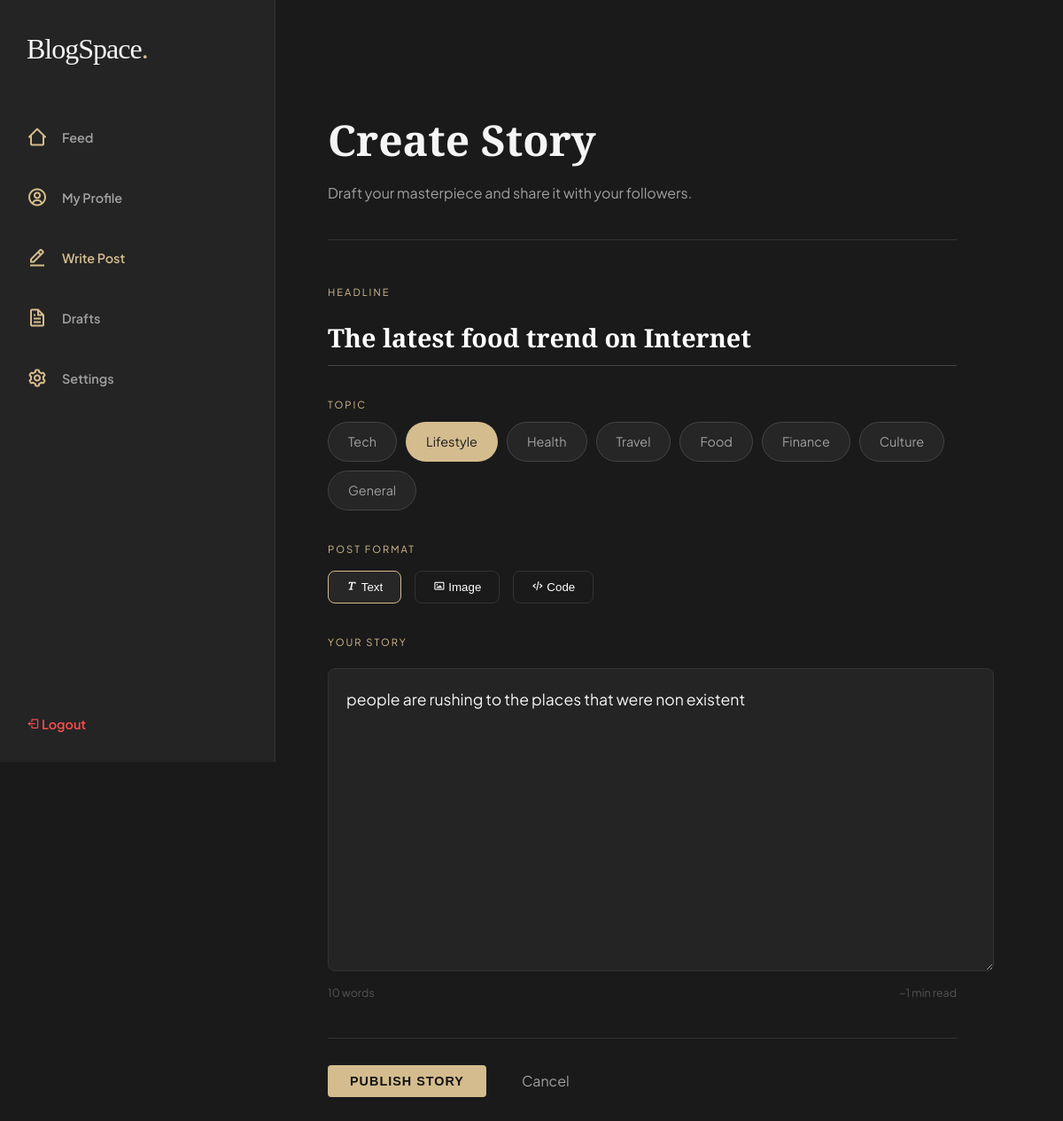
Screenshot of /write.php?edit=9 (signed in) with the database file from the repository.
### tables this page shows
CREATE TABLE `posts` (
  `id` int(11) NOT NULL,
  `title` varchar(255) NOT NULL,
  `content` text NOT NULL,
  `user_id` int(11) NOT NULL,
  `created_at` timestamp NOT NULL DEFAULT current_timestamp(),
  `topic` varchar(100) DEFAULT 'General',
  `status` varchar(20) DEFAULT 'draft',
  `updated_at` timestamp NOT NULL DEFAULT current_timestamp() ON UPDATE current_timestamp(),
  `post_type` varchar(20) DEFAULT 'text',
  `media_url` text DEFAULT NULL,
  `content_extra` text DEFAULT NULL
);

### write.php (the view, shortened to what this page needs)
<?php
require_once 'db.php';
$edit_post = [
    'title'         => '',
    'content'       => '',
    'topic'         => 'Tech',
    'post_type'     => 'text',
    'media_url'     => '',
    'content_extra' => '',
    'id'            => ''
];
if(isset($_GET['edit'])) {
    $edit_id = (int)$_GET['edit'];
    $user_id = $_SESSION['user_id'];
    $res = mysqli_query($conn,
        "SELECT * FROM posts
         WHERE id='$edit_id'
         AND user_id='$user_id'"
    );
    if(mysqli_num_rows($res) > 0) {
        $edit_post = mysqli_fetch_assoc($res);
    }
}
$topics = [
    'Tech'      => '#8A9BB8',
    'Lifestyle' => '#B89B8A',
    'Health'    => '#7E9C8C',
    'Travel'    => '#B89F7A',
    'Food'      => '#A87C7C',
    'Finance'   => '#6F8F8D',
    'Culture'   => '#9A88B5',
    'General'   => '#D4BC8E'
];
?>
<!DOCTYPE html>
<html lang="en">
<head>
<link href='https://unpkg.com/boxicons@2.1.4/css/boxicons.min.css' rel='stylesheet'>
<link rel="stylesheet" href="style.css">
</head>
<body class="dashboard-body">
<aside class="sidebar">
    <div class="sidebar-top">
        <div class="logo">BlogSpace<span>.</span></div>
        <nav class="side-nav">
            <a href="dashboard.php"><i class='bx bx-home-alt-2'></i> Feed</a>
            <a href="profile.php"><i class='bx bx-user-circle'></i> My Profile</a>
            <a href="write.php" class="active"><i class='bx bx-edit-alt'></i> Write Post</a>
            <a href="drafts.php"><i class='bx bx-file'></i> Drafts</a>
            <a href="settings.php"><i class='bx bx-cog'></i> Settings</a>
        </nav>
    </div>
    <div class="sidebar-bottom">
        <a href="logout.php" class="logout-link"><i class='bx bx-log-out'></i> Logout</a>
    </div>
</aside>
<main class="feed-container">
<div class="write-header">
    <h1>Create Story</h1>
    <p>Draft your masterpiece and share it with your followers.</p>
</div>
<form id="postForm" method="POST" style="max-width:780px;">
    <div class="write-field">
        <label>Headline</label>
        <input
            type="text"
            name="title"
            class="title-input"
            placeholder="Give your story a title…"
            value="<?= htmlspecialchars($edit_post['title']) ?>"
            required
        >
    </div>
    <div class="write-field">
        <label>Topic</label>
        <div class="topics-wrap">
            <?php foreach ($topics as $name => $color): ?>
            <span class="topic-pill" data-name="<?= $name ?>" data-color="<?= $color ?>">
                <?= $name ?>
            </span>
            <?php endforeach; ?>
        </div>
    </div>
    <div class="write-field">
        <label>Post Format</label>
        <div class="type-selector">
            <button type="button" class="type-btn" data-type="text"><i class='bx bx-text'></i> Text</button>
            <button type="button" class="type-btn" data-type="image"><i class='bx bx-image'></i> Image</button>
            <button type="button" class="type-btn" data-type="code"><i class='bx bx-code-alt'></i> Code</button>
        </div>
    </div>
    <div class="write-field">
        <label>Your Story</label>
        <textarea
            name="content"
            id="editor"
            class="main-editor"
            placeholder="Tell your story…"
            required
        ><?= htmlspecialchars($edit_post['content']) ?></textarea>
        <div class="meta-row">
            <span id="wc">0 words</span>
            <span id="rt">~1 min read</span>
        </div>
    </div>
    <div class="action-row">
        <button type="submit" name="publish" class="btn-primary">Publish Story</button>
        <a href="dashboard.php">Cancel</a>
    </div>
</form>
</main>
</body>
</html>

### style.css (style rules this page uses)
:root { --bg: #1a1a1a; --surface: #242424; --accent: #d4bc8e; --text-primary: #f5f5f5; --text-muted: #a0a0a0; --error: #ff4d4d; }
body { margin: 0; font-family: 'Plus Jakarta Sans', sans-serif; background-color: var(--bg); color: var(--text-primary); line-height: 1.6; }
.logo { font-family: 'Playfair Display', serif; font-size: 2rem; color: var(--text-primary); text-decoration: none; letter-spacing: -1px; }
.logo span { color: var(--accent); }
.btn-primary { background: var(--accent); color: #1a1a1a; padding: 18px 35px; text-decoration: none; font-weight: 600; font-size: 0.9rem; letter-spacing: 1px; text-transform: uppercase; transition: 0.3s; }
.dashboard-body { display: flex; background-color: var(--bg); }
.sidebar { width: 250px; height: 100vh; background: var(--surface); border-right: 1px solid #333; display: flex; flex-direction: column; justify-content: space-between; padding: 30px; position: fixed; }
.side-nav { display: flex; flex-direction:column; gap: 20px; margin-top:50px; }
.side-nav a { text-decoration: none; color: var(--text-muted); font-size: 0.9rem; font-weight: 600; transition: 0.3s; }
.side-nav a:hover, .side-nav a.active { color: var(--accent); }
.feed-container { margin-left: 250px; padding: 60px 10%; width: 100%; }
.logout-link { color: var(--error); text-decoration: none; font-size: 0.9rem; font-weight: 600; }
.side-nav a { display: flex; align-items: center; gap: 15px; padding: 12px 0; transition: 0.3s ease; }
.side-nav i { font-size: 1.5rem; color: var(--accent); min-width: 25px; }
.topic-pill { background: transparent; border: 1px solid #444; color: white; padding: 8px 18px; border-radius: 25px; cursor: pointer; font-size: 0.9rem; transition: 0.3s; }
.topic-pill:hover, .topic-pill.active { background: rgba(212, 188, 142, 0.1); border-color: var(--accent); color: var(--accent); }
.topic-pill { background: rgba(255, 255, 255, 0.05); border: 1px solid #444; color: var(--text-muted); padding: 10px 22px; border-radius: 50px; cursor: pointer; font-family: 'Plus Jakarta Sans', sans-serif; transition: 0.3s; }
.topic-pill.active { background: #e0f2f1; color: #1a1a1a; border-color: transparent; }
.main-editor { width: 100%; min-height: 300px; background: var(--surface); border: 1px solid #333; border-radius: 8px; color: var(--text-primary); padding: 20px; font-family: 'Plus Jakarta Sans', sans-serif; font-size: 1.1rem; line-height: 1.6; outline: none; resize: vertical; margin-top: 10px; }
.btn-primary { background-color: #D4BC8E !important; color: #121212 !important; border: none; padding: 10px 25px; font-weight: 700; border-radius: 4px; cursor: pointer; transition: 0.3s ease; }

### write.php (style rules this page uses)
.write-header { padding: 60px 0 40px; border-bottom: 1px solid #333; margin-bottom: 50px; }
.write-header h1 { font-family: 'Playfair Display', serif; font-size: 3rem; margin: 0 0 8px; }
.write-header p { color: var(--text-muted); margin: 0; }
.write-field { margin-bottom: 35px; }
.write-field label { display: block; font-size: 0.7rem; text-transform: uppercase; letter-spacing: 2px; color: var(--accent); margin-bottom: 10px; }
.title-input { width: 100%; background: transparent; border: none; border-bottom: 1px solid #444; padding: 12px 0; color: white; font-family: 'Playfair Display', serif; font-size: 1.8rem; font-weight: 700; outline: none; }
.topics-wrap { display: flex; flex-wrap: wrap; gap: 10px; }
.topic-pill.active { background: var(--pill-color, var(--accent)) !important; border-color: transparent !important; color: #1a1a1a !important; }
.type-selector { display: flex; gap: 15px; margin-top: 15px; }
.type-btn { background: #1a1a1a; border: 1px solid #333; color: white; padding: 10px 20px; border-radius: 8px; cursor: pointer; transition: 0.3s; }
.type-btn.active { border-color: var(--accent); background: rgba(255,255,255,0.06); }
.meta-row { display: flex; justify-content: space-between; color: #555; font-size: 0.78rem; margin-top: 8px; }
.action-row { display: flex; align-items: center; gap: 20px; padding-top: 30px; border-top: 1px solid #333; margin-top: 40px; }
.action-row a { color: var(--text-muted); text-decoration: none; }

### rows the page displays
posts: title "The latest food trend on Internet", content "people are rushing to the places that were non existent"

### other values shown
$name "Tech"
$name "Lifestyle"
$name "Health"
$name "Travel"
$name "Food"
$name "Finance"
$name "Culture"
$name "General"
